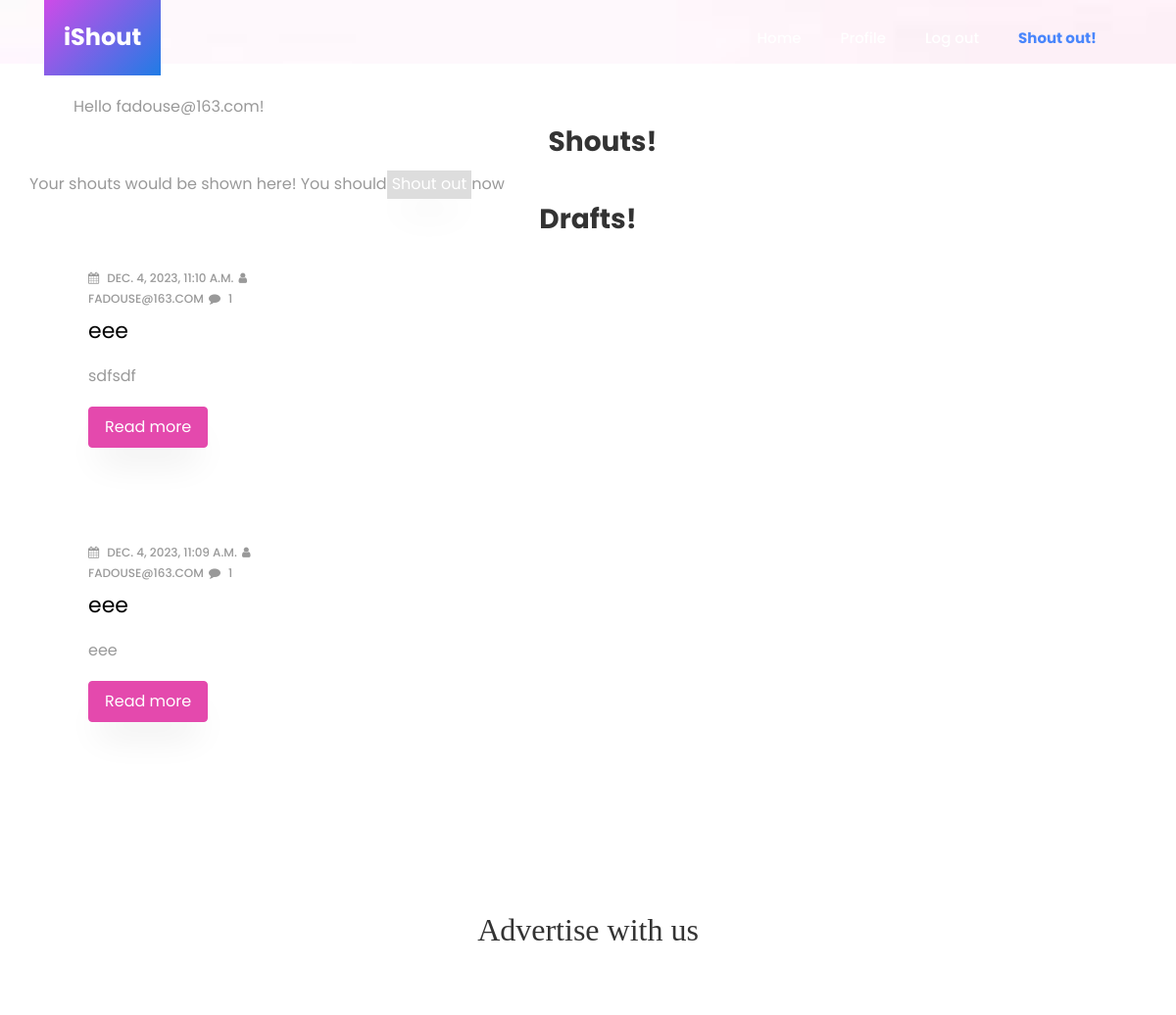
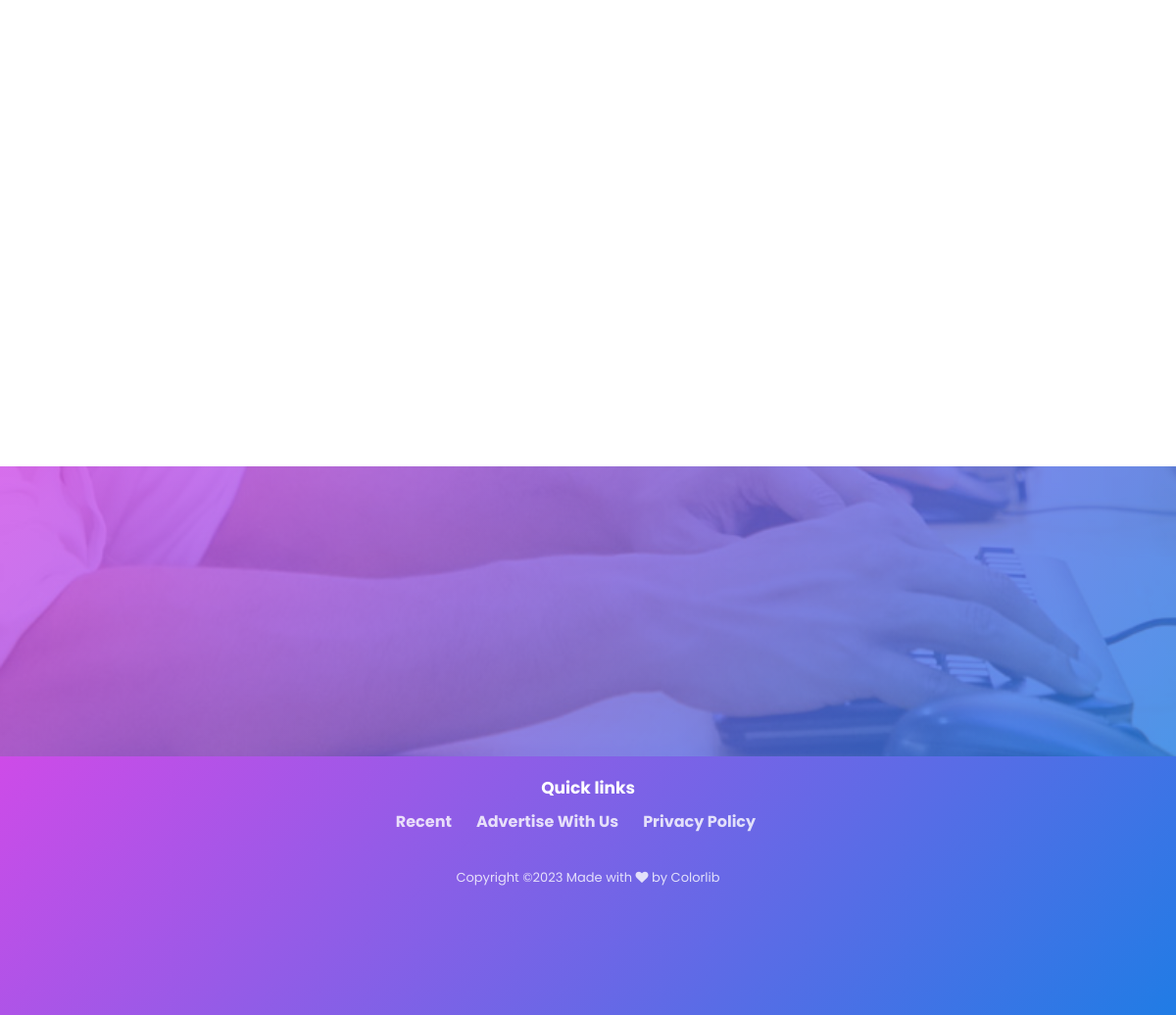
Screenshot of /213/2444376611987366/ (signed in) with the database file from the repository (2 pictures, top to bottom).
### Post/models.py (models this page shows, shortened)
class Post(models.Model):
    STATUS_CHOICES = (
        ('draft', 'Draft'),
        ('published', 'Published'),
    )
    title = models.CharField(max_length=255)
    slug = models.SlugField(max_length=255, unique_for_date='published', blank=True)
    detail = models.TextField()
    author = models.ForeignKey(User, null=True, on_delete=models.SET_NULL, related_name='posts')
    status = models.CharField(choices=STATUS_CHOICES, max_length=10, default='draft')
    published = models.DateTimeField(auto_now_add=True)
    updated = models.DateTimeField(auto_now=True)
    tags = TaggableManager()
    class Meta:
        ordering = ('-published',)

### Post/views.py (the view)
# urls.py: path('213/2444376611987366/', views.profile, name="profile"),
@login_required
def profile(request):
    drafts = request.user.posts.filter(status="draft")
    shouts = request.user.posts.filter(status="published")
    context = {"drafts":drafts, "shouts":shouts}
    return render(request, "post/profile.html", context)

### Main/templates/post/profile.html (shortened to what this page needs)
{% extends 'base.html' %}
{% load static %}
{% block content %}
    <section class="hero-wrap" style="height: 65px; background-image: url({% static 'images/background.jpg' %});">
    </section>
    <section>
    <div class="container">
      <div style="margin: 30px 0px 0px 30px;">
        Hello {{ user.username }}!
        <h3 style="font-weight:bold; text-align:center;">Shouts!</h3>
      </div>
      <div class="row d-flex">
            {% if shouts %}
                {% for post in shouts %}
                <div class="col-lg-4 ftco-animate">
                    <div class="blog-entry">
                        <div class="text d-block">
                            <div class="meta">
                                <p>
                                    <span style="margin-right:2px;"><span class="fa fa-calendar mr-2"></span>{{ post.published }}</span>
                                    <span style="margin-right:2px;"><span class="fa fa-user mr-2"></span>{{ post.author }}</span>
                                    <span style="margin-right:2px;"><span class="fa fa-comment mr-2"></span>{{ post.comment_set.count }}</span>
                                </p>
                            </div>
                            <h3 class="heading"><a href="{% url 'post:detail' pk=post.id slug=post.slug %}">{{ post.title }}</a></h3>
                            <p>{{ post.detail|truncatechars:55 }}</p>
                            <p><a href="{% url 'post:detail' pk=post.id slug=post.slug %}" class="btn btn-secondary py-2 px-3">Read more</a></p>
                        </div>
                    </div>
                    </div>
                {% endfor %}
            {% else %}
                Your shouts would be shown here! You should  <a href="{% url 'post:create' %}" class="btn" style="border-radius:0px; color:white; background:#ddd; padding:1px 4px;">Shout out</a> now
            {% endif %}
        </div>
    <div>
      <div>
        <h3 style="font-weight:bold; text-align:center;">Drafts!</h3>
      </div>
            {% if drafts %}
                {% for post in drafts %}
                <div class="col-lg-4 ftco-animate">
                    <div class="blog-entry">
                        <div class="text d-block">
                            <div class="meta">
                                <p>
                                    <span style="margin-right:2px;"><span class="fa fa-calendar mr-2"></span>{{ post.published }}</span>
                                    <span style="margin-right:2px;"><span class="fa fa-user mr-2"></span>{{ post.author }}</span>
                                    <span style="margin-right:2px;"><span class="fa fa-comment mr-2"></span>{{ post.comment_set.count }}</span>
                                </p>
                            </div>
                            <h3 class="heading"><a href="{% url 'post:detail' pk=post.id slug=post.slug %}">{{ post.title }}</a></h3>
                            <p>{{ post.detail|truncatechars:55 }}</p>
                            <p><a href="{% url 'post:detail' pk=post.id slug=post.slug %}" class="btn btn-secondary py-2 px-3">Read more</a></p>
                        </div>
                    </div>
                    </div>
                {% endfor %}
            {% else %}
                Your drafts would be saved here!
            {% endif %}
          </div>
  </div>
    </section>
{% endblock %}

### rows the page displays
Post: published "DEC. 4, 2023, 11:10 A.M.", author "FADOUSE@163.COM", comment_set.count "1", title "eee", detail "sdfsdf"
Post: published "DEC. 4, 2023, 11:09 A.M.", author "FADOUSE@163.COM", comment_set.count "1", title "eee", detail "eee"

### other values shown
{{ user.username }} "fadouse@163.com"
